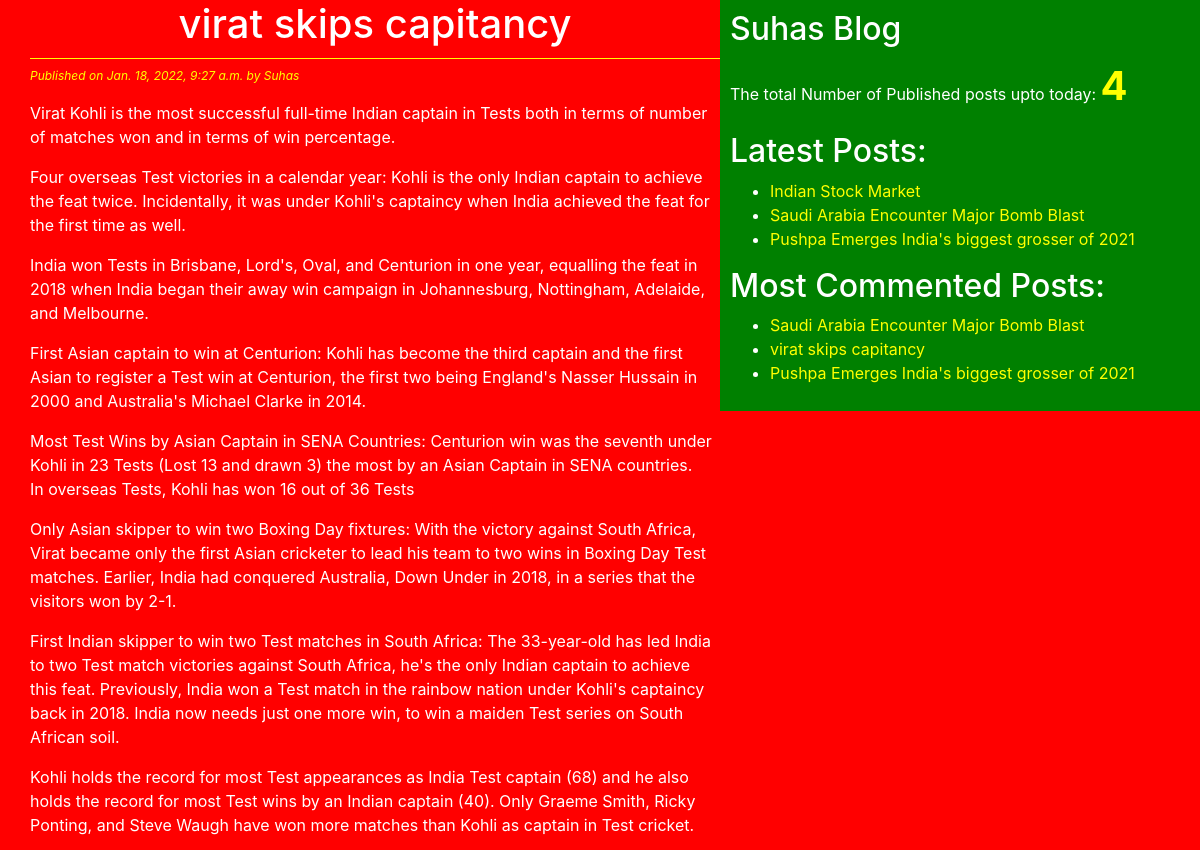
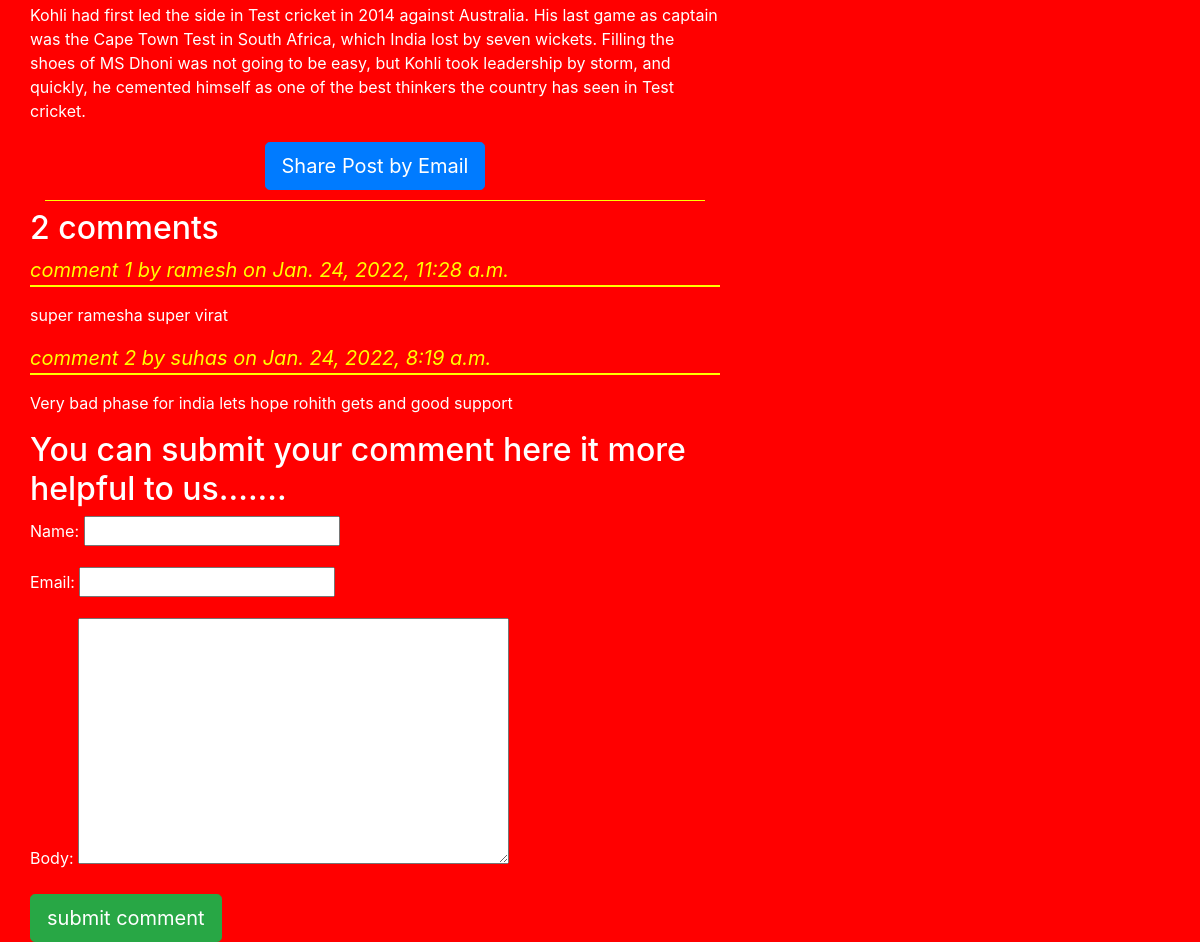
/2022/01/18/virat-skips-capitancy/, run on the app's committed database (2 pictures, top to bottom).
### testapp/models.py (models this page shows, shortened)
class Post(models.Model):
    STATUS_CHOICES=(('draft','Draft'),('published','Published'))
    title=models.CharField(max_length=250)
    slug=models.SlugField(max_length=400)
    author=models.ForeignKey(User,related_name='blog_posts',on_delete=models.CASCADE)
    body=models.TextField()
    publish=models.DateTimeField(default=timezone.now)
    created=models.DateTimeField(auto_now_add=True)
    updated=models.DateTimeField(auto_now=True)
    status=models.CharField(max_length=10,choices=STATUS_CHOICES,default='draft')
    tags=TaggableManager()
    class Meta:
        ordering=('-publish',)
    def get_absolute_url(self):
        return reverse('blog_detail',args=[self.publish.year,self.publish.strftime('%m'),self.publish.strftime('%d'),self.slug])

class Comment(models.Model):
    post=models.ForeignKey(Post,related_name='comments',on_delete=models.CASCADE)
    name=models.CharField(max_length=30)
    email=models.EmailField()
    body=models.TextField()
    created=models.DateTimeField(auto_now_add=True)
    updated=models.DateTimeField(auto_now=True)
    active=models.BooleanField(default=True)
    class Meta:
        ordering=('-created',)

### testapp/views.py (the view)
# urls.py: re_path('(?P<year>\d{4})/(?P<month>\d{2})/(?P<day>\d{2})/(?P<blog>[-\w]+)/$', views.post_detail_view,name='blog_detail'),
def post_detail_view(request,year,month,day,blog):
    blog_detail=get_object_or_404(Post,slug=blog,status='published',publish__year=year,publish__month=month,publish__day=day)
    comments=blog_detail.comments.filter(active=True)
    csubmit=False
    if request.method=='POST':
        form=CommentForm(request.POST)
        if form.is_valid():
            new_comment=form.save(commit=False)
            new_comment.post=blog_detail
            new_comment.save()
            csubmit=True
    else:
        form=CommentForm()
    return render(request,'testapp/post_detail.html',{'blog_detail':blog_detail,'form':form,'csubmit':csubmit,'comments':comments})

### testapp/forms.py
class CommentForm(forms.ModelForm):
    class Meta:
        model=Comment
        fields=('name','email','body')

### testapp/templatetags/blog_tags.py (called while the page is built)
@register.simple_tag(name='my_tag')
def total_posts():
    return Post.objects.count()

@register.inclusion_tag('testapp/latestpost123.html')
def show_latest_posts():
    latest_posts=Post.objects.order_by('-publish')[:3]
    return {'latest_posts':latest_posts}

@register.simple_tag()
def get_most_commented_posts(count=3):
    return Post.objects.annotate(total_comments=Count('comments')).order_by('-total_comments')[:count]

### templates/testapp/post_detail.html (shortened to what this page needs)
<!DOCTYPE html>
{%extends 'testapp/base.html'%}
{%load static%}
{%block body_block%}
<div class="">
  <h1>{{blog_detail.title}}</h1>
  <p id='date'>Published on {{blog_detail.publish}} by {{blog_detail.author|title}}</p>
  <p>{{blog_detail.body |linebreaks}}</p>
</div>
<div class="container" align='center'>
  <h1><a href="/{{blog_detail.id}}/share" class="btn btn-primary btn-lg">Share Post by Email</a></h1>
</div>
{%with comments.count as comments_count%}
<h2>{{comments_count}} comment{{comments_count | pluralize}}</h2>
{%endwith%}
{%if comments%}
     {%for comment in comments%}
      <p id='cb'>comment {{forloop.counter}} by {{comment.name}} on {{comment.created}}</p>
        <div class="cb">{{comment.body | linebreaks}}</div>
{%endfor%}
{%else%}
       <p>There is no comments</p>
  {%endif%}
   {%if csubmit%}
                <h2>Your comment submitted successfully</h2>
   {%else%}
   <h2>You can submit your comment here it more helpful to us.......</h2>
      <form method="post">
            {{form.as_p}}
                  <input type="submit" name="" class="btn btn-lg btn-success" value="submit comment">
     </form>
{%endif%}
{%endblock%}

### templates/testapp/base.html (shortened to what this page needs)
<!DOCTYPE html>
{%load blog_tags%}
{%load static%}
<html lang="en" dir="ltr">
  <head>
    <link rel="stylesheet" href="https://cdn.jsdelivr.net/npm/bootstrap@4.5.3/dist/css/bootstrap.min.css">
<link rel="stylesheet" href="https://cdn.jsdelivr.net/npm/bootstrap@4.5.3/dist/css/bootstrap.min.css">
<link rel="stylesheet" href="{%static "css/blogstyles.css"%}">
  </head>
  <body>
    <div class="content">
      {%block body_block%}
      {%endblock%}
    </div>
    <div class="sidebar">
        <h2>Suhas Blog</h2>
      <p>The total Number of Published posts upto today: <span id="tag">{%my_tag%}</span></p>
      <h2>Latest Posts:</h2>{%show_latest_posts%}
       <h2>Most Commented Posts:</h2>
       {%get_most_commented_posts as most_commented_posts%}
       <ul>
         {%for post in most_commented_posts%}
         <li><a href="{{post.get_absolute_url}}">{{post.title}}</a></li>
         {%endfor%}
       </ul>
</div>
  </body>
</html>

### templates/testapp/latestpost123.html
<ul>
  {%for post in latest_posts%}
  <li> <a href="{{post.get_absolute_url}}">{{post.title}}</a></li>
  {%endfor%}
</ul>

### static/css/blogstyles.css (style rules this page uses)
.content { width:60%; float:left; padding: 0 0 0 30px; background: red; height: 100%; }
.sidebar { width: 40%; float: right; padding: 10px; background: green; height: 100% }
h1 { text-align: center; border-bottom: 1px solid yellow; padding-bottom: 10px; }
body { color: white; background: red; }
a { color: yellow; }
#date { color:yellow; font-size: 12px; font-style:italic; }
#cb { color:yellow; font-size: 20px; font-style:italic; border-bottom: 2px solid yellow; }
#tag { font-size: 40px; color:yellow; font-weight: bold; }

### data on the page
Post: title "virat skips capitancy", publish "Jan. 18, 2022, 9:27 a.m.", author "Suhas", body "Virat Kohli is the most successful full-time Indian captain in Tests both in terms of number of matches won and in terms of win percentage. Four overseas Test victories in a calendar year: Kohli is the only Indian captain to achieve the feat twice. Incidentally, it was under Kohli's captaincy when India achieved the feat for the first time as well. India won Tests in Brisbane, Lord's, Oval, and Centurion in one year, equalling the feat in 2018 when India began their away win campaign in Johannesburg, Nottingham, Adelaide, and Melbourne. First Asian captain to win at Centurion: Kohli has become the third captain and the first Asian to register a Test win at Centurion, the first two being…"
Comment: name "ramesh", created "Jan. 24, 2022, 11:28 a.m.", body "super ramesha super virat"
Comment: name "suhas", created "Jan. 24, 2022, 8:19 a.m.", body "Very bad phase for india lets hope rohith gets and good support"
Post: title "Indian Stock Market"
Post: title "Saudi Arabia Encounter Major Bomb Blast"
Post: title "Pushpa Emerges India's biggest grosser of 2021"

### other printed values
{{ comments_count }} "2"
{{ comments_count | pluralize }} "s"
